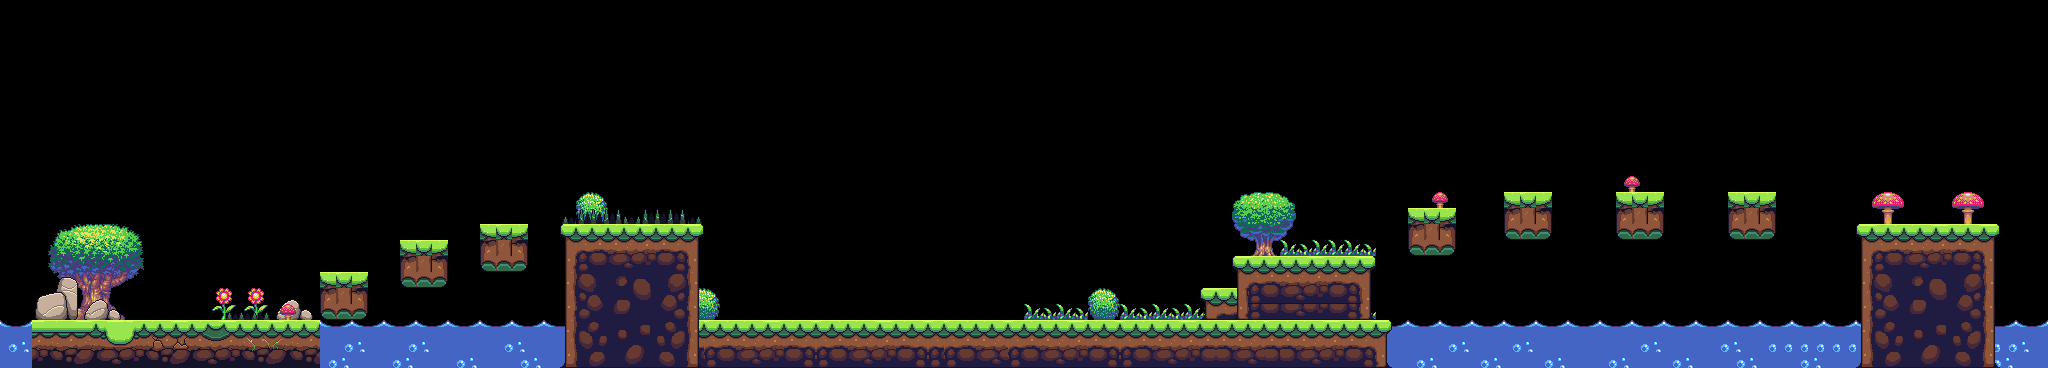

This game map was drawn from its Tiled (.tmx) file and the tilesets committed beside it. A one-line description and the trimmed map source follow:
An orthogonal 128x23 tile map with 16x16 px tiles, 2 tile layers (Water, Background), 3 tilesets and 46 objects (11x Light, 6x Apple, 3x Hell, 3x Bird, 3x Chicken, ...).

<map version="1.10" tiledversion="1.10.2" orientation="orthogonal" renderorder="right-down" width="128" height="23" tilewidth="16" tileheight="16" infinite="0" nextlayerid="5" nextobjectid="70">
 <tileset firstgid="1" source="Nature_environment_01_tileset.tsx" />
 <tileset firstgid="1701" source="Nature_props_01_tileset.tsx" />
 <tileset firstgid="2626" source="generic_platformer_tiles_tileset.tsx" />
 <layer id="4" name="Water" width="128" height="23">
  <data>[2944 cells, 364 non-empty, 130 distinct tile ids]</data>
 </layer>
 <layer id="1" name="Background" width="128" height="23">
  <data>[2944 cells, 587 non-empty, 207 distinct tile ids]</data>
 </layer>
 <objectgroup id="2" name="SpawnPoints">
  <object id="1" name="Hell" type="Hell" x="0.0906971" y="1.0807" width="7.99997" height="366">
   <properties>
    <property name="isVertical" type="bool" value="true" />
    <property name="offNeg" type="float" value="4" />
    <property name="offPos" type="float" value="3" />
   </properties>
  </object>
  <object id="2" name="Hell" type="Hell" x="2038" y="1" width="7.99997" height="366">
   <properties>
    <property name="isVertical" type="bool" value="true" />
    <property name="offNeg" type="float" value="4" />
    <property name="offPos" type="float" value="3" />
   </properties>
  </object>
  <object id="3" name="Hell" type="Hell" x="0.333333" y="351" width="2048" height="14">
   <properties>
    <property name="isVertical" type="bool" value="true" />
    <property name="offNeg" type="float" value="4" />
    <property name="offPos" type="float" value="3" />
   </properties>
  </object>
  <object id="15" name="Saw" type="Saw" x="526.667" y="168" width="32" height="32">
   <properties>
    <property name="isVertical" type="bool" value="true" />
    <property name="offNeg" type="float" value="4" />
    <property name="offPos" type="float" value="3" />
   </properties>
  </object>
  <object id="16" name="Bird" type="Bird" x="1513.33" y="154.667" width="32" height="32">
   <properties>
    <property name="offNeg" type="float" value="12" />
    <property name="offPos" type="float" value="5" />
   </properties>
  </object>
  <object id="17" name="Bird" type="Bird" x="1734" y="156" width="32" height="32">
   <properties>
    <property name="offNeg" type="float" value="12" />
    <property name="offPos" type="float" value="5" />
   </properties>
  </object>
  <object id="18" name="Chicken" type="Chicken" x="782" y="286.667" width="32" height="32">
   <properties>
    <property name="offNeg" type="float" value="12" />
    <property name="offPos" type="float" value="5" />
   </properties>
  </object>
  <object id="19" name="Bird" type="Bird" x="668" y="188.667" width="32" height="32">
   <properties>
    <property name="offNeg" type="float" value="12" />
    <property name="offPos" type="float" value="5" />
   </properties>
  </object>
  <object id="20" name="Chicken" type="Chicken" x="944.667" y="287" width="32" height="32">
   <properties>
    <property name="offNeg" type="float" value="12" />
    <property name="offPos" type="float" value="5" />
   </properties>
  </object>
  <object id="21" name="Chicken" type="Chicken" x="1142.67" y="288" width="32" height="32">
   <properties>
    <property name="offNeg" type="float" value="12" />
    <property name="offPos" type="float" value="5" />
   </properties>
  </object>
  <object id="22" name="Apple" type="Apple" x="127.333" y="284.667" width="32" height="32" />
  <object id="23" name="Player" type="Player" x="229.667" y="277.333" width="32" height="32" />
  <object id="24" name="Checkpoint" type="Checkpoint" x="1895.33" y="158" width="64" height="64" />
  <object id="49" name="Patrol Enemy" type="Patrol Enemy" x="975" y="287" width="32" height="32">
   <properties>
    <property name="isVertical" type="bool" value="true" />
    <property name="offNeg" type="float" value="4" />
    <property name="offPos" type="float" value="3" />
   </properties>
  </object>
  <object id="50" name="Patrol Enemy" type="Patrol Enemy" x="1294" y="223" width="32" height="32">
   <properties>
    <property name="isVertical" type="bool" value="true" />
    <property name="offNeg" type="float" value="4" />
    <property name="offPos" type="float" value="3" />
   </properties>
  </object>
  <object id="51" name="Patrol Enemy" type="Patrol Enemy" x="1911" y="189" width="32" height="32">
   <properties>
    <property name="isVertical" type="bool" value="true" />
    <property name="offNeg" type="float" value="4" />
    <property name="offPos" type="float" value="3" />
   </properties>
  </object>
  <object id="52" name="Spike Enemy" type="Spike Enemy" x="982" y="199" width="32" height="32">
   <properties>
    <property name="isVertical" type="bool" value="true" />
    <property name="offNeg" type="float" value="4" />
    <property name="offPos" type="float" value="3" />
   </properties>
  </object>
  <object id="53" name="Light" type="Light" x="174.333" y="255.833" width="16" height="65" />
  <object id="54" name="Light" type="Light" x="413.333" y="175.5" width="16" height="65" />
  <object id="55" name="Light" type="Light" x="628.333" y="160.167" width="16" height="65" />
  <object id="56" name="Light" type="Light" x="831.333" y="257.167" width="16" height="65" />
  <object id="57" name="Light" type="Light" x="1112" y="257.5" width="16" height="65" />
  <object id="58" name="Light" type="Light" x="1354" y="191.5" width="16" height="65" />
  <object id="59" name="Light" type="Light" x="1423.33" y="142.167" width="16" height="65" />
  <object id="60" name="Light" type="Light" x="1518" y="127.167" width="16" height="65" />
  <object id="61" name="Light" type="Light" x="1630.67" y="127.5" width="16" height="65" />
  <object id="62" name="Light" type="Light" x="1744" y="126.167" width="16" height="65" />
  <object id="63" name="Light" type="Light" x="1870" y="160.5" width="16" height="65" />
  <object id="64" name="Apple" type="Apple" x="326" y="229.333" width="32" height="32" />
  <object id="65" name="Apple" type="Apple" x="371.333" y="180.667" width="32" height="32" />
  <object id="66" name="Apple" type="Apple" x="732.667" y="286" width="32" height="32" />
  <object id="67" name="Apple" type="Apple" x="783.333" y="286" width="32" height="32" />
  <object id="69" name="Apple" type="Apple" x="753.333" y="238.667" width="32" height="32" />
 </objectgroup>
 <objectgroup id="3" name="Collisions">
  <object id="4" x="31" y="322.333" width="287.333" height="31.3333" />
  <object id="5" x="319" y="271" width="47.3333" height="43.3333" />
  <object id="6" x="400.334" y="243.666" width="47.3333" height="43.3333" />
  <object id="7" x="561.667" y="225" width="134.667" height="140.667" />
  <object id="8" x="697.667" y="323.333" width="690.666" height="43.3333" />
  <object id="10" x="1408" y="207.667" width="47.3333" height="43.3333" />
  <object id="11" x="1505.67" y="196.333" width="47.3333" height="43.3333" />
  <object id="12" x="1617" y="197" width="47.3333" height="43.3333" />
  <object id="13" x="1727.67" y="195" width="47.3333" height="43.3333" />
  <object id="14" x="1857" y="226.333" width="140.667" height="140" />
  <object id="41" x="479.667" y="231" width="47.3333" height="43.3333" />
  <object id="43" name="Platform" type="Platform" x="1199.33" y="286" width="38" height="16" />
  <object id="44" name="Platform" type="Platform" x="1232.67" y="257.333" width="142" height="16" />
 </objectgroup>
</map>
